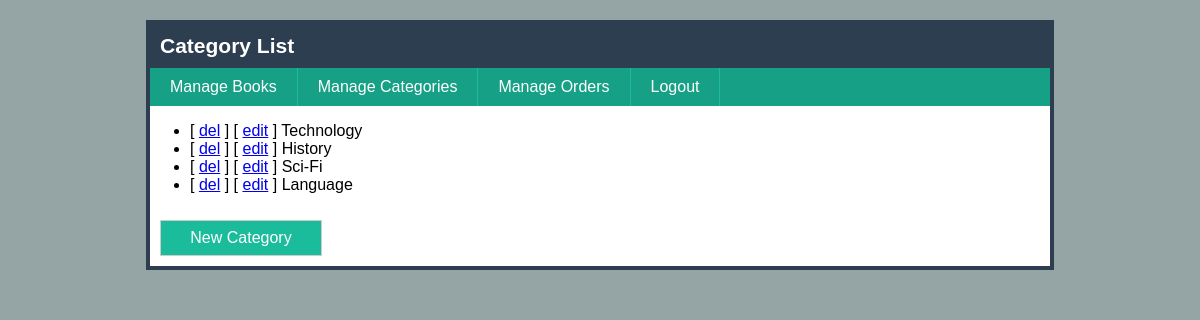
Page /admin/cat-list.php on the committed database.
### tables this page shows
CREATE TABLE IF NOT EXISTS `categories` (
  `id` int(11) NOT NULL AUTO_INCREMENT,
  `name` varchar(255) NOT NULL,
  `remark` text NOT NULL,
  `created_date` datetime NOT NULL,
  `modified_date` datetime NOT NULL,
  PRIMARY KEY (`id`)
);

### admin/cat-list.php (the view, shortened to what this page needs)
<!DOCTYPE html>
<html>
<head>
	<link rel="stylesheet" type="text/css" href="css/style.css">
</head>
<body>
	<h1>Category List</h1>
	<ul class="menu">
	  	<li><a href="book-list.php">Manage Books</a></li>
	  	<li><a href="cat-list.php">Manage Categories</a></li>
	  	<li><a href="orders.php">Manage Orders</a></li>
	  	<li><a href="logout.php">Logout</a></li>
	</ul>
	<?php
		include("confs/config.php");
		$result = mysqli_query($conn,"SELECT * FROM categories");
	 ?>
	<ul>
		<?php while($row = mysqli_fetch_assoc($result)): ?>
			<li title="<?php echo $row['remark']?>">
				[ <a href="cat-del.php?id=<?php echo $row['id'] ?>"
					class="del" onClick="return confirm('Are you sure?')">del</a> ]
				[ <a href="cat-edit.php?id=<?php echo $row['id'] ?>">edit</a> ]
				<?php echo $row['name'] ?>
			</li>
		<?php endwhile; ?>
	</ul>
	<a href="cat-new.php" class="new">New Category</a>
	<br style="clear:both">
</body>
</html>

### admin/css/style.css (style rules this page uses)
html { background: #95A5A6; }
body { font-family: Arial, Helvetica, sans-serif; width: 900px; background: #fff; border: 4px solid #2C3E50; margin: 20px auto; }
h1 { padding: 10px; font-size: 21px; background: #2C3E50; margin: 0; color: #fff; }
a.new { display: block; padding: 8px 0; text-align: center; width: 160px; margin: 10px; color: #fff; background: #1ABC9C; border: 1px solid #ccc; text-decoration: none; }
ul.menu { list-style: none; margin: 0; padding: 0; overflow: hidden; background: #16A085; }
ul.menu li { float: left; border-right: 1px solid #1ABC9C; }
ul.menu a { display: block; padding: 10px 20px; text-decoration: none; color: #fff; }
a.new { float: left; }

### rows in the picture
categories: name "Technology"
categories: name "History"
categories: name "Sci-Fi"
categories: name "Language"
